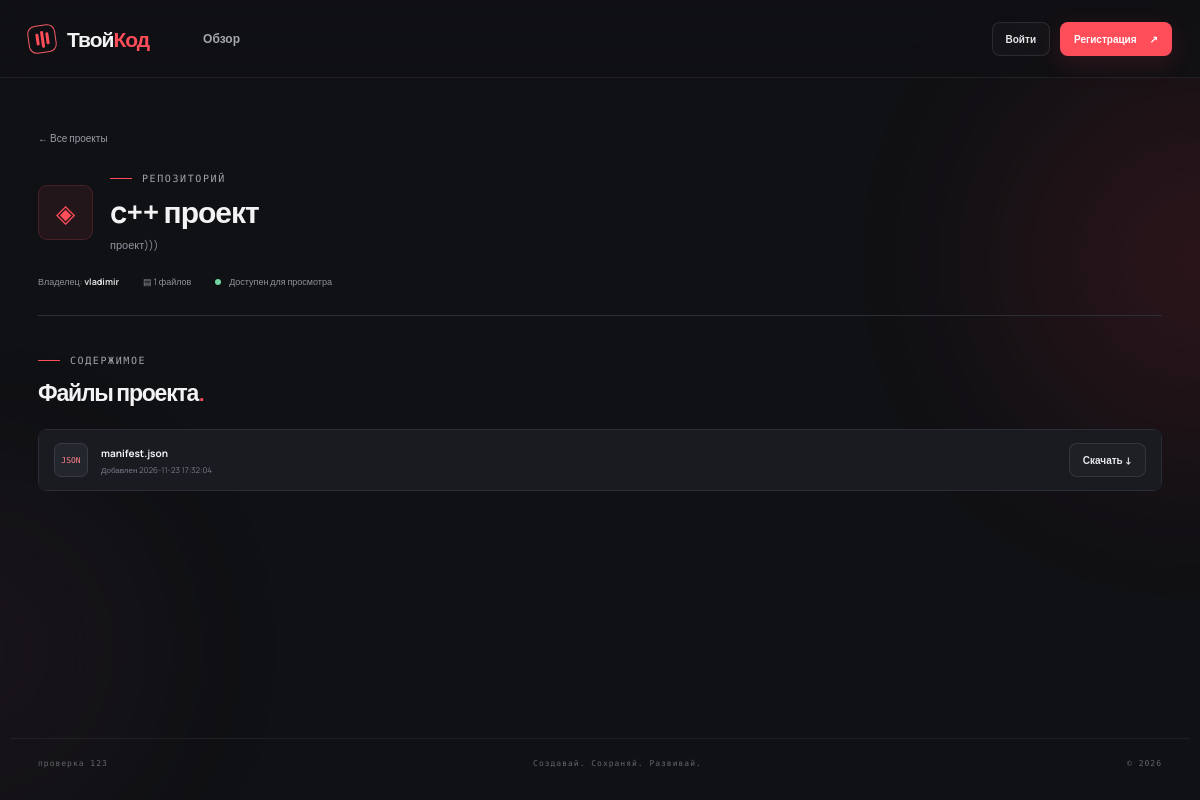
/repository/2, run on the app's committed database.
### tables this page shows
CREATE TABLE repositories (
            id INTEGER PRIMARY KEY AUTOINCREMENT,
            name TEXT NOT NULL,
            description TEXT,
            user_id INTEGER NOT NULL, created_at TEXT,
            FOREIGN KEY (user_id) REFERENCES users(id)
        );

CREATE TABLE users (
            id INTEGER PRIMARY KEY AUTOINCREMENT,
            username TEXT UNIQUE NOT NULL,
            password TEXT NOT NULL
        , created_at TEXT, two_factor_secret TEXT, two_factor_enabled INTEGER NOT NULL DEFAULT 0);

CREATE TABLE files (
            id INTEGER PRIMARY KEY AUTOINCREMENT,
            filename TEXT NOT NULL,
            stored_filename TEXT NOT NULL,
            repository_id INTEGER NOT NULL, uploaded_at TEXT,
            FOREIGN KEY (repository_id)
                REFERENCES repositories(id)
                ON DELETE CASCADE
        );

### app.py (the view)
@app.route("/repository/<int:repository_id>")
def repository(repository_id):
    with get_db() as db:
        repo = repository_or_404(db, repository_id)
        files = db.execute(
            "SELECT * FROM files WHERE repository_id = ? ORDER BY id DESC",
            (repository_id,)
        ).fetchall()
    return render_template("repository.html", repository=repo, files=files)

### app.py (called while the page is built)
@app.after_request
def add_security_headers(response):
    response.headers["X-Content-Type-Options"] = "nosniff"
    response.headers["X-Frame-Options"] = "SAMEORIGIN"
    response.headers["Referrer-Policy"] = "strict-origin-when-cross-origin"
    response.headers["Permissions-Policy"] = "camera=(), microphone=(), geolocation=()"
    return response

def get_db():
    db = sqlite3.connect(DATABASE)
    db.row_factory = sqlite3.Row
    db.execute("PRAGMA foreign_keys = ON")
    return db

def repository_or_404(db, repository_id):
    repository = db.execute("""
        SELECT r.*, u.username,
               (SELECT COUNT(*) FROM files f WHERE f.repository_id = r.id) AS file_count
        FROM repositories r JOIN users u ON u.id = r.user_id
        WHERE r.id = ?
    """, (repository_id,)).fetchone()
    if repository is None:
        abort(404)
    return repository

@app.context_processor
def inject_globals():
    return {"current_year": __import__("datetime").datetime.now().year}

### templates/repository.html (shortened to what this page needs)
{% extends "base.html" %}{% block title %}{{ repository.name }}{% endblock %}
{% block content %}<section class="repo-detail-head"><a class="back-link" href="{{ url_for('index') }}">← Все проекты</a><div class="repo-title-row"><span class="repo-symbol big-symbol">◈</span><div class="repo-title-copy"><div class="eyebrow"><span class="eyebrow-line"></span> РЕПОЗИТОРИЙ</div><h1>{{ repository.name }}</h1><p>{{ repository.description or 'Описание пока не добавлено.' }}</p></div></div><div class="repo-detail-meta"><span>Владелец: <b>{{ repository.username }}</b></span><span>▤ {{ files|length }} файлов</span><span class="visibility"><i></i> Доступен для просмотра</span></div></section>
<section class="files-section"><div class="section-heading compact-heading"><div><div class="eyebrow"><span class="eyebrow-line"></span> СОДЕРЖИМОЕ</div><h2>Файлы проекта<span class="red-dot">.</span></h2></div></div>
{% if files %}<div class="file-list">{% for file in files %}<div class="file-row"><div class="file-type">{{ file.filename.rsplit('.', 1)[-1][:4]|upper if '.' in file.filename else 'FILE' }}</div><div class="file-name"><strong>{{ file.filename }}</strong><small>Добавлен {{ file.uploaded_at }}</small></div><div class="file-actions"><a class="button button-ghost button-small" href="{{ url_for('download_file', file_id=file.id) }}">Скачать ↓</a></div></div>{% endfor %}</div>{% else %}<div class="empty-state small-empty"><div class="empty-icon">⌁</div><h3>Файлов пока нет</h3><p>Добавь первый файл, чтобы наполнить репозиторий.</p></div>{% endif %}
</section>{% endblock %}

### static/css/style.css (style rules this page uses)
:root { --bg:#101114;--panel:#17191e;--panel2:#1d2026;--line:#2b2e36;--text:#f3f3f5;--muted:#9296a1;--red:#ff4d5a;--red2:#ff6872;--green:#71d6a0 }
* { box-sizing:border-box }
html { scroll-behavior:smooth }
body { margin:0;background:var(--bg);color:var(--text);font-family:'Manrope',sans-serif;min-height:100vh;overflow-x:hidden }
a { color:inherit;text-decoration:none }
.button { border:1px solid transparent;border-radius:8px;padding:11px 16px;font-size:11px;font-weight:800;display:inline-flex;align-items:center;justify-content:center;gap:13px;cursor:pointer;transition:transform .2s,background .2s,border .2s }
.button-ghost { background:#ffffff06;border-color:#ffffff19;color:#e7e7eb }
.button-small { padding:9px 13px;font-size:10px }
.eyebrow { font:10px 'DM Mono',monospace;letter-spacing:1.6px;color:#a2a4ad;display:flex;align-items:center;gap:10px }
.eyebrow-line { width:22px;height:1px;background:var(--red) }
h1,h2,h3,p { margin-top:0 }
.section-heading { display:flex;align-items:end;justify-content:space-between;gap:20px;margin-bottom:22px }
.section-heading h2 { font-size:27px;letter-spacing:-1.2px;margin:10px 0 4px }
.red-dot { color:var(--red) }
.repo-symbol { display:grid;place-items:center;width:35px;height:35px;border-radius:9px;background:#ff536515;color:var(--red);border:1px solid #ff53652b;font-size:18px }
.back-link { display:inline-block;color:#999da7;font-size:10px;margin-bottom:35px }
.repo-detail-head { padding:47px 0 27px;border-bottom:1px solid #2b2e36 }
.repo-detail-head .back-link { margin-bottom:28px }
.repo-title-row { display:flex;align-items:center;gap:17px }
.big-symbol { width:55px;height:55px;font-size:25px }
.repo-title-copy { flex:1 }
.repo-title-copy .eyebrow { margin-bottom:7px }
.repo-title-copy h1 { font-size:30px;letter-spacing:-1px;margin:0 0 5px }
.repo-title-copy p { font-size:11px;color:var(--muted);margin:0 }
.repo-detail-meta { display:flex;gap:24px;color:#8e929c;font-size:9px;margin-top:23px }
.repo-detail-meta b { color:#ddd }
.visibility i { display:inline-block;width:6px;height:6px;background:var(--green);border-radius:50%;margin-right:6px }
.files-section { padding-top:39px }
.compact-heading { margin-bottom:17px }
.compact-heading h2 { font-size:23px }
.file-list { border:1px solid var(--line);border-radius:9px;overflow:hidden }
.file-row { display:flex;align-items:center;gap:13px;padding:13px 15px;background:#191b21;border-bottom:1px solid #2b2e36 }
.file-row:last-child { border-bottom:0 }
.file-type { width:34px;height:34px;border:1px solid #383c46;border-radius:7px;display:grid;place-items:center;color:#ff8189;font:8px 'DM Mono',monospace;background:#24262d }
.file-name { flex:1;min-width:0 }
.file-name strong,.file-name small { display:block;overflow:hidden;text-overflow:ellipsis;white-space:nowrap }
.file-name strong { font-size:10px }
.file-name small { font-size:8px;color:#777d89;margin-top:4px }
.file-actions { display:flex;align-items:center;gap:8px }

### data on the page
repositories: name "c++ проект", description "проект)))"
users: username "vladimir"
files: filename "JSON", filename "manifest.json", uploaded_at "2026-11-23 17:32:04"

### other printed values
{{ files|length }} "1"
{{ current_year }} "2026"
